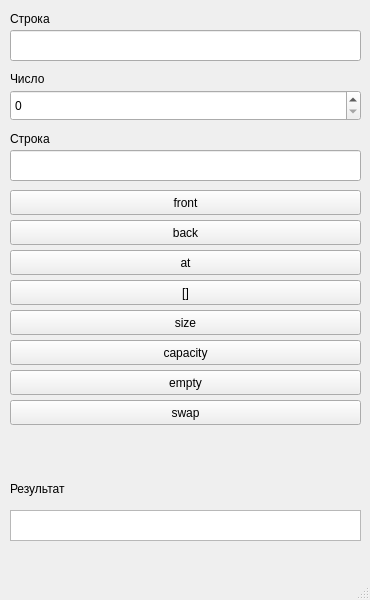
<?xml version="1.0" encoding="UTF-8"?>
<ui version="4.0">
 <class>MainWindow</class>
 <widget class="QMainWindow" name="MainWindow">
  <property name="geometry">
   <rect>
    <x>0</x>
    <y>0</y>
    <width>370</width>
    <height>600</height>
   </rect>
  </property>
  <property name="windowTitle">
   <string>MainWindow</string>
  </property>
  <widget class="QWidget" name="centralwidget">
   <widget class="QLineEdit" name="lineEdit">
    <property name="geometry">
     <rect>
      <x>10</x>
      <y>30</y>
      <width>351</width>
      <height>31</height>
     </rect>
    </property>
   </widget>
   <widget class="QPushButton" name="pushButton_5">
    <property name="geometry">
     <rect>
      <x>10</x>
      <y>340</y>
      <width>351</width>
      <height>25</height>
     </rect>
    </property>
    <property name="text">
     <string>capacity</string>
    </property>
   </widget>
   <widget class="QLabel" name="label_3">
    <property name="geometry">
     <rect>
      <x>10</x>
      <y>480</y>
      <width>131</width>
      <height>17</height>
     </rect>
    </property>
    <property name="text">
     <string>Результат</string>
    </property>
   </widget>
   <widget class="QPlainTextEdit" name="plainTextEdit">
    <property name="geometry">
     <rect>
      <x>10</x>
      <y>510</y>
      <width>351</width>
      <height>31</height>
     </rect>
    </property>
   </widget>
   <widget class="QPushButton" name="pushButton_9">
    <property name="geometry">
     <rect>
      <x>10</x>
      <y>400</y>
      <width>351</width>
      <height>25</height>
     </rect>
    </property>
    <property name="text">
     <string>swap</string>
    </property>
   </widget>
   <widget class="QLabel" name="label_4">
    <property name="geometry">
     <rect>
      <x>10</x>
      <y>130</y>
      <width>67</width>
      <height>17</height>
     </rect>
    </property>
    <property name="text">
     <string>Строка</string>
    </property>
   </widget>
   <widget class="QSpinBox" name="spinBox">
    <property name="geometry">
     <rect>
      <x>10</x>
      <y>90</y>
      <width>351</width>
      <height>31</height>
     </rect>
    </property>
   </widget>
   <widget class="QPushButton" name="pushButton">
    <property name="geometry">
     <rect>
      <x>10</x>
      <y>190</y>
      <width>351</width>
      <height>25</height>
     </rect>
    </property>
    <property name="text">
     <string>front</string>
    </property>
   </widget>
   <widget class="QPushButton" name="pushButton_7">
    <property name="geometry">
     <rect>
      <x>10</x>
      <y>370</y>
      <width>351</width>
      <height>25</height>
     </rect>
    </property>
    <property name="text">
     <string>empty</string>
    </property>
   </widget>
   <widget class="QLineEdit" name="lineEdit_2">
    <property name="geometry">
     <rect>
      <x>10</x>
      <y>150</y>
      <width>351</width>
      <height>31</height>
     </rect>
    </property>
   </widget>
   <widget class="QLabel" name="label">
    <property name="geometry">
     <rect>
      <x>10</x>
      <y>10</y>
      <width>121</width>
      <height>17</height>
     </rect>
    </property>
    <property name="text">
     <string>Строка</string>
    </property>
   </widget>
   <widget class="QPushButton" name="pushButton_4">
    <property name="geometry">
     <rect>
      <x>10</x>
      <y>310</y>
      <width>351</width>
      <height>25</height>
     </rect>
    </property>
    <property name="text">
     <string>size</string>
    </property>
   </widget>
   <widget class="QLabel" name="label_2">
    <property name="geometry">
     <rect>
      <x>10</x>
      <y>70</y>
      <width>67</width>
      <height>17</height>
     </rect>
    </property>
    <property name="text">
     <string>Число</string>
    </property>
   </widget>
   <widget class="QPushButton" name="pushButton_2">
    <property name="geometry">
     <rect>
      <x>10</x>
      <y>220</y>
      <width>351</width>
      <height>25</height>
     </rect>
    </property>
    <property name="text">
     <string>back</string>
    </property>
   </widget>
   <widget class="QPushButton" name="pushButton_6">
    <property name="geometry">
     <rect>
      <x>10</x>
      <y>280</y>
      <width>351</width>
      <height>25</height>
     </rect>
    </property>
    <property name="text">
     <string>[]</string>
    </property>
   </widget>
   <widget class="QPushButton" name="pushButton_3">
    <property name="geometry">
     <rect>
      <x>10</x>
      <y>250</y>
      <width>351</width>
      <height>25</height>
     </rect>
    </property>
    <property name="text">
     <string>at</string>
    </property>
   </widget>
  </widget>
  <widget class="QMenuBar" name="menubar">
   <property name="geometry">
    <rect>
     <x>0</x>
     <y>0</y>
     <width>370</width>
     <height>22</height>
    </rect>
   </property>
  </widget>
  <widget class="QStatusBar" name="statusbar"/>
 </widget>
 <resources/>
 <connections/>
</ui>
